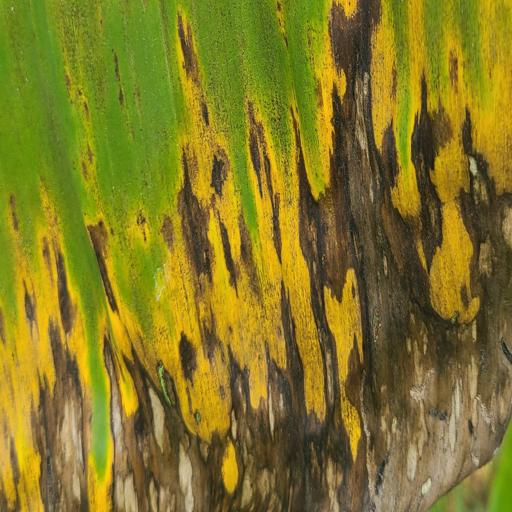
#> input picture dataset/real/black_sigatoka/black_sigatoka (15).jpg, 512 x 512 px, found by its file name; its folder holds 4 pictures in this run
$ python image_resizer.py
#> lines starting #> are read from the running program, lines starting #| are printed output that depends on the picture
from PIL import Image, ImageOps
import os

input_folder = r"C:\Users\USUARIO\Desktop\dataset\training\real\black_sigatoka"
output_folder = r"C:\Users\USUARIO\Desktop\resized_dataset\training\real\black_sigatoka"
target_size = (256, 256)

os.makedirs(output_folder, exist_ok=True)

for filename in os.listdir(input_folder):
    if filename.endswith((".png", ".jpg", ".jpeg")):
        img = Image.open(os.path.join(input_folder, filename))
#> img is the input picture: PIL image 512x512 RGB; mean R, G, B 131, 120.9, 36.9
        img = ImageOps.pad(img, target_size, color=(127, 127, 127))
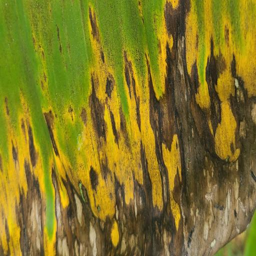
#> img: PIL image 256x256 RGB; mean R, G, B 131, 120.9, 36.9
        img.save(os.path.join(output_folder, filename))
#> pass 2 of the loop `for filename in os.listdir(input_folder):`:
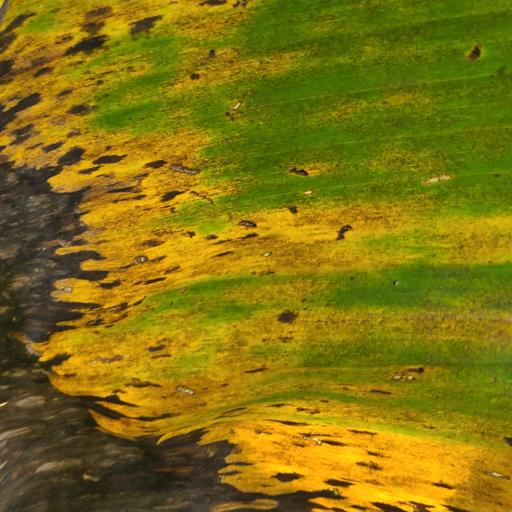
#> input picture dataset/real/black_sigatoka/black_sigatoka (17).jpg, 512 x 512 px, found by its file name
#> img is the input picture: PIL image 512x512 RGB; mean R, G, B 130.7, 114.9, 14.7
#> `img = ImageOps.pad(img, target_size, color=(127, 127, 127))`:
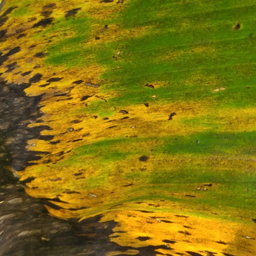
#> img: PIL image 256x256 RGB; mean R, G, B 130.7, 114.9, 14.7

print("Padding aplicado correctamente.")
